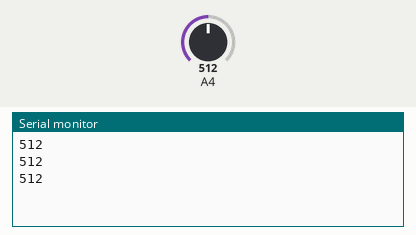
This sketch was run on a simulated Arduino Uno, built with avr-gcc and run on an emulated ATmega328P. Parts: the last lines printed to the serial monitor. Inputs (shaded band) come from the test bench; at power-on: A4 = 512.

Above: at 1.3 s.
1.4 s: A4 set to 716
At 1.9 s:
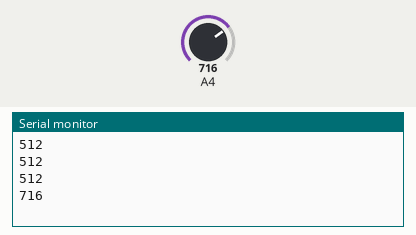
2.9 s: A4 set to 900
At 3.4 s:
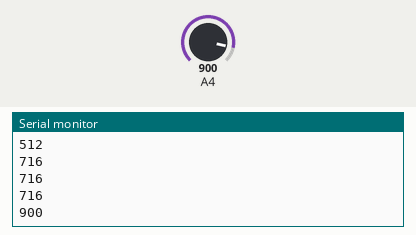
Timing chart, 0 to 5.9 s (numbered marks = the images above; inputs shaded):
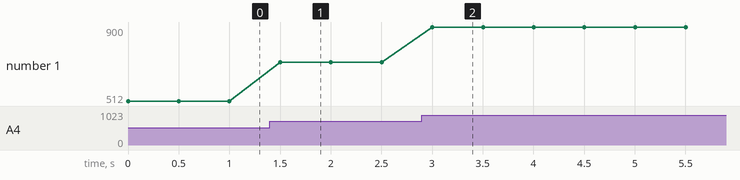

Measured:
- after the input at 1.4 s, the serial monitor: prints a new line after 0.10 s (image 1)
- after the input at 2.9 s, the serial monitor: prints a new line after 0.10 s (image 2)
- plotted number 1: 512 → 716 after the input at 1.4 s, 716 → 900 after the input at 2.9 s

The sketch:

00-UV.ino
```cpp
void setup()
{

  Serial.begin(115200);
}

void loop()
{
  int sensorValue;
  long sum = 0;
  sensorValue = analogRead(4);
  Serial.println(sensorValue);
  // for (int i = 0; i < 4095; i++) // accumulate readings for 1024 times
  // {
  //   sensorValue = analogRead(4);
  //   sum = sensorValue + sum;
  //   delay(2);
  // }
  // long meanVal = sum / 4095; // get mean value
  // Serial.print("The current UV index is:");
  // Serial.print((meanVal * 1000 / 4.3 - 83) / 21); // get a detailed calculating expression for UV index in schematic files.
  // Serial.print("\n");
  delay(500);
}
```
